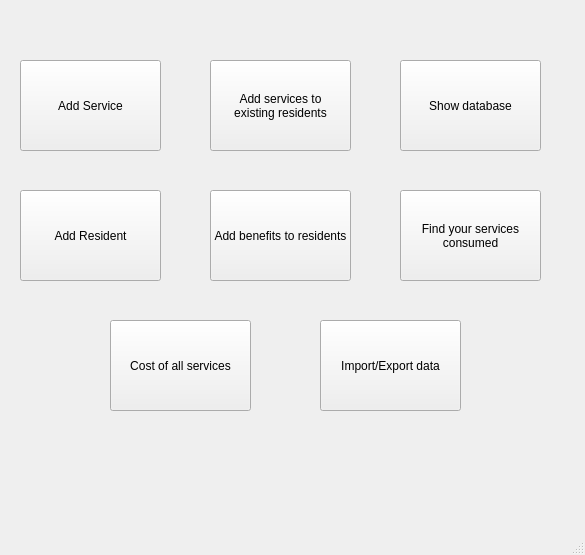
<?xml version="1.0" encoding="UTF-8"?>
<ui version="4.0">
 <class>Menu</class>
 <widget class="QMainWindow" name="Menu">
  <property name="geometry">
   <rect>
    <x>0</x>
    <y>0</y>
    <width>585</width>
    <height>555</height>
   </rect>
  </property>
  <property name="windowTitle">
   <string>Menu</string>
  </property>
  <property name="windowIcon">
   <iconset resource="Iconresfinal.qrc">
    <normaloff>:/iconres/icons/house menu.png</normaloff>:/iconres/icons/house menu.png</iconset>
  </property>
  <widget class="QWidget" name="centralwidget">
   <widget class="QPushButton" name="addser_bt">
    <property name="geometry">
     <rect>
      <x>20</x>
      <y>60</y>
      <width>141</width>
      <height>91</height>
     </rect>
    </property>
    <property name="text">
     <string>Add Service</string>
    </property>
   </widget>
   <widget class="QPushButton" name="cost_all_bt">
    <property name="geometry">
     <rect>
      <x>110</x>
      <y>320</y>
      <width>141</width>
      <height>91</height>
     </rect>
    </property>
    <property name="text">
     <string>Cost of all services</string>
    </property>
   </widget>
   <widget class="QPushButton" name="addben_bt">
    <property name="geometry">
     <rect>
      <x>210</x>
      <y>190</y>
      <width>141</width>
      <height>91</height>
     </rect>
    </property>
    <property name="text">
     <string>Add benefits to residents</string>
    </property>
   </widget>
   <widget class="QPushButton" name="findser_onres_bt">
    <property name="geometry">
     <rect>
      <x>400</x>
      <y>190</y>
      <width>141</width>
      <height>91</height>
     </rect>
    </property>
    <property name="text">
     <string>Find your services
consumed</string>
    </property>
   </widget>
   <widget class="QPushButton" name="addres_bt">
    <property name="geometry">
     <rect>
      <x>20</x>
      <y>190</y>
      <width>141</width>
      <height>91</height>
     </rect>
    </property>
    <property name="text">
     <string>Add Resident</string>
    </property>
   </widget>
   <widget class="QPushButton" name="alltable_bt">
    <property name="geometry">
     <rect>
      <x>400</x>
      <y>60</y>
      <width>141</width>
      <height>91</height>
     </rect>
    </property>
    <property name="text">
     <string>Show database</string>
    </property>
   </widget>
   <widget class="QPushButton" name="addser_on_res_bt">
    <property name="geometry">
     <rect>
      <x>210</x>
      <y>60</y>
      <width>141</width>
      <height>91</height>
     </rect>
    </property>
    <property name="text">
     <string>Add services to 
existing residents</string>
    </property>
   </widget>
   <widget class="QPushButton" name="imex_bt">
    <property name="geometry">
     <rect>
      <x>320</x>
      <y>320</y>
      <width>141</width>
      <height>91</height>
     </rect>
    </property>
    <property name="text">
     <string>Import/Export data</string>
    </property>
   </widget>
  </widget>
  <widget class="QMenuBar" name="menubar">
   <property name="geometry">
    <rect>
     <x>0</x>
     <y>0</y>
     <width>585</width>
     <height>21</height>
    </rect>
   </property>
  </widget>
  <widget class="QStatusBar" name="statusbar"/>
 </widget>
 <resources>
  <include location="Iconresfinal.qrc"/>
 </resources>
 <connections/>
</ui>
